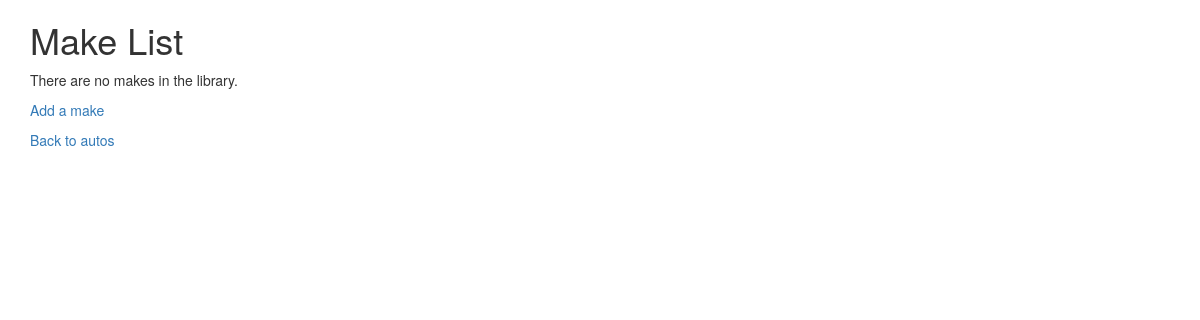
Page /autos/lookup/ (signed in) on the earlier database version.
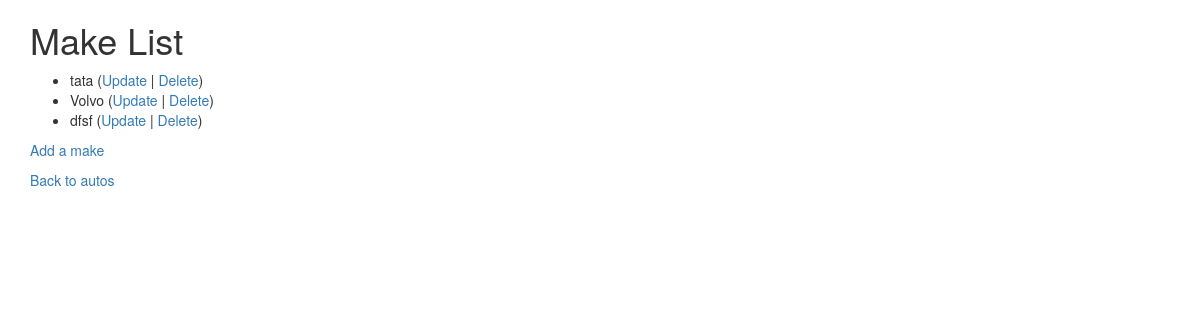
Same page on the later database version.
### autos/models.py (models this page shows, shortened)
class Make(models.Model):
    name = models.CharField(
        max_length=200,
        help_text='Enter a make (e.g. Dodge)',
        validators=[MinLengthValidator(
            2, "Make must be greater than 1 character")]
    )

### autos/views.py (the view)
# urls.py: path('lookup/', views.MakeView.as_view(), name='make_list'),
class MakeView(LoginRequiredMixin, View):
    def get(self, request):
        ml = Make.objects.all()
        ctx = {'make_list': ml}
        return render(request, 'autos/make_list.html', ctx)

### autos/templates/autos/make_list.html
{% extends "base_bootstrap.html" %}
{% block content %}
  <h1>Make List</h1>
  {% if make_list %}
  <ul>
    {% for make in make_list %}
      <li>
          {{ make.name }}
         (<a href="{% url 'autos:make_update' make.id %}">Update</a> |
          <a href="{% url 'autos:make_delete' make.id %}">Delete</a>)
      </li>
    {% endfor %}
  </ul>
  {% else %}
    <p>There are no makes in the library.</p>
  {% endif %}
  <p><a href="{% url 'autos:make_create' %}">Add a make</a></p>
  <p>
    <a href="{% url 'autos:all' %}">Back to autos</a>
  </p>
{% endblock %}

### home/templates/base_bootstrap.html (shortened to what this page needs)
<!DOCTYPE html>
<html>
<head>
<link rel="stylesheet"
    href="https://maxcdn.bootstrapcdn.com/bootstrap/3.4.0/css/bootstrap.min.css"
>
<link rel="stylesheet"
    href="https://maxcdn.bootstrapcdn.com/bootstrap/3.4.0/css/bootstrap-theme.min.css"
>
<link rel="stylesheet"
    href="https://code.jquery.com/ui/1.12.1/themes/ui-lightness/jquery-ui.css"
>
<link rel="stylesheet" href="https://use.fontawesome.com/releases/v5.8.1/css/all.css">
<link rel="stylesheet" href="https://use.fontawesome.com/releases/v5.8.1/css/v4-shims.css">
</head>
<body>
<div class="container">
{% block content %}
{% endblock %}
</div>
</body>
</html>

Differences in the rows shown:
added Make: name "tata"
added Make: name "Volvo"
added Make: name "dfsf"
Other differences:
text no longer shown: "There are no makes in the library."
